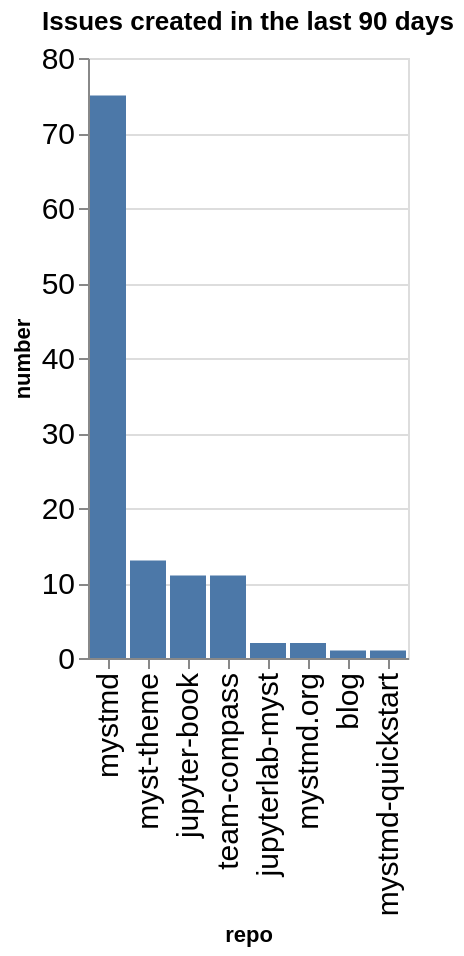

The notebook cell this image was saved under:
### Code cell
created_counts = created.groupby(['org', 'repo']).count()['number'].reset_index()
created_counts['org/repo'] = created_counts.apply(lambda a: a['org'] + '/' + a['repo'], axis=1)
sorted_vals = created_counts.sort_values(['org', 'number'], ascending=False)['repo'].values
alt.Chart(data=created_counts, title=f"Issues created in the last {n_days} days").mark_bar().encode(
    x=alt.X('repo', sort=alt.Sort(sorted_vals.tolist())),
    y='number',
)

### Figure 1 — Vega-Lite specification as saved in the notebook (floating-point values rounded to 4 significant figures)
{"config": {"axisLeft": {"labelFontSize": 15}, "axisBottom": {"labelFontSize": 15}}, "data": {"name": "data-91ce280f508f52042e9c9ab3205cb447"}, "mark": {"type": "bar"}, "encoding": {"x": {"field": "repo", "sort": ["mystmd", "myst-theme", "jupyter-book", "team-compass", "jupyterlab-myst", "mystmd.org", "blog", "mystmd-quickstart"], "type": "nominal"}, "y": {"field": "number", "type": "quantitative"}}, "title": "Issues created in the last 90 days", "$schema": "https://vega.github.io/schema/vega-lite/v5.20.1.json", "datasets": {"data-91ce280f508f52042e9c9ab3205cb447": [{"org": "jupyter-book", "repo": "blog", "number": 1, "org/repo": "jupyter-book/blog"}, {"org": "jupyter-book", "repo": "jupyter-book", "number": 11, "org/repo": "jupyter-book/jupyter-book"}, {"org": "jupyter-book", "repo": "jupyterlab-myst", "number": 2, "org/repo": "jupyter-book/jupyterlab-myst"}, {"org": "jupyter-book", "repo": "myst-theme", "number": 13, "org/repo": "jupyter-book/myst-theme"}, {"org": "jupyter-book", "repo": "mystmd", "number": 75, "org/repo": "jupyter-book/mystmd"}, {"org": "jupyter-book", "repo": "mystmd-quickstart", "number": 1, "org/repo": "jupyter-book/mystmd-quickstart"}, {"org": "jupyter-book", "repo": "mystmd.org", "number": 2, "org/repo": "jupyter-book/mystmd.org"}, {"org": "jupyter-book", "repo": "team-compass", "number": 11, "org/repo": "jupyter-book/team-compass"}]}}
